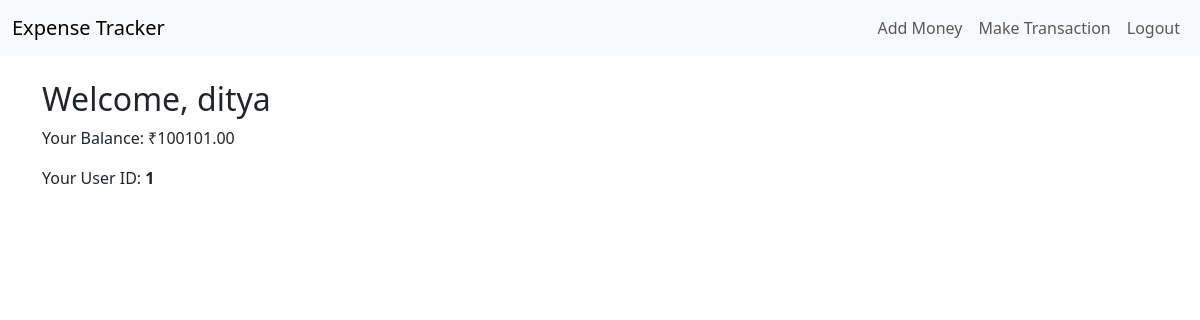
/dashboard/ (signed in), run on the app's committed database.
### tracker/models.py (models this page shows, shortened)
class User(models.Model):
    username = models.CharField(max_length=50, unique=True)
    password = models.CharField(max_length=100)
    balance = models.DecimalField(max_digits=10, decimal_places=2, default=0.0)
    user_id = models.CharField(max_length=1, unique=True)

### tracker/views.py (the view)
# urls.py: path('dashboard/', views.dashboard, name='dashboard'),
def dashboard(request):
    user = get_object_or_404(User, id=request.session.get('user_id'))
    return render(request, 'tracker/dashboard.html', {'user': user})

### tracker/templates/tracker/dashboard.html (shortened to what this page needs)
{% extends 'tracker/base.html' %}
{% block content %}
<h2>Welcome, {{ user.username }}</h2>
<p>Your Balance: ₹{{ user.balance }}</p>
<p>Your User ID: <strong>{{ user.user_id }}</strong></p>
{% endblock %}

### tracker/templates/tracker/base.html (shortened to what this page needs)
<!DOCTYPE html>
<html lang="en">
<head>
    <link rel="stylesheet" href="https://cdn.jsdelivr.net/npm/bootstrap@5.3.0-alpha1/dist/css/bootstrap.min.css">
</head>
<body>
    <nav class="navbar navbar-expand-lg navbar-light bg-light">
        <div class="container-fluid">
            <a class="navbar-brand" href="{% url 'dashboard' %}">Expense Tracker</a>
            <div class="collapse navbar-collapse">
                <ul class="navbar-nav ms-auto">
                    <li class="nav-item"><a class="nav-link" href="{% url 'add_money' %}">Add Money</a></li>
                    <li class="nav-item"><a class="nav-link" href="{% url 'make_transaction' %}">Make Transaction</a></li>
                    <li class="nav-item"><a class="nav-link" href="{% url 'login' %}">Logout</a></li>
                </ul>
            </div>
        </div>
    </nav>
    <div class="container mt-4">
        {% block content %}
        {% endblock %}
    </div>
</body>
</html>

### data on the page
User: username "ditya", balance "100101.00", user_id "1"
